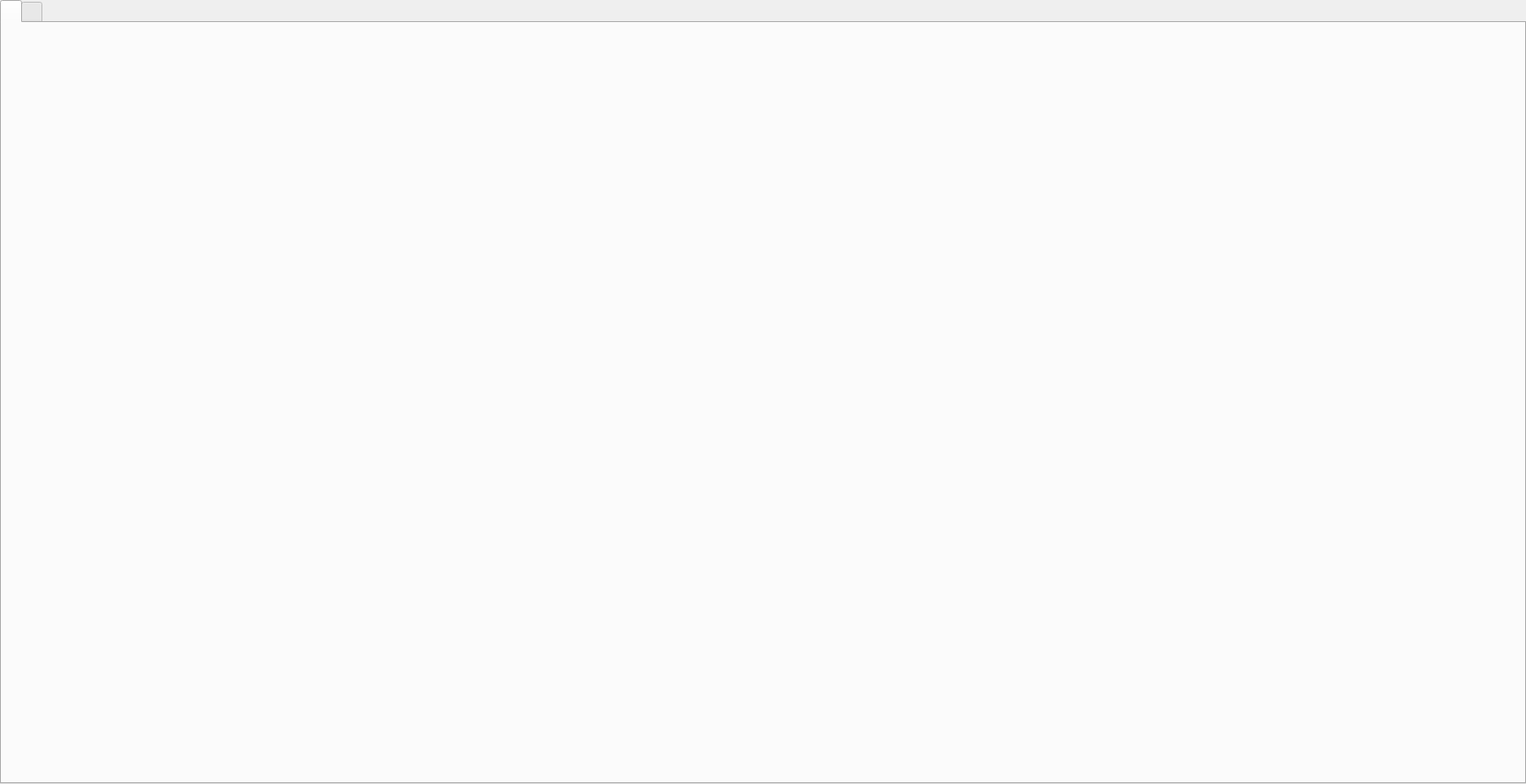
<?xml version="1.0" encoding="UTF-8"?>
<ui version="4.0">
 <class>RenhuaiTabWidget</class>
 <widget class="QTabWidget" name="RenhuaiTabWidget">
  <property name="geometry">
   <rect>
    <x>0</x>
    <y>0</y>
    <width>1730</width>
    <height>889</height>
   </rect>
  </property>
  <property name="windowTitle">
   <string>TabWidget</string>
  </property>
  <property name="styleSheet">
   <string notr="true"/>
  </property>
  <property name="tabShape">
   <enum>QTabWidget::Rounded</enum>
  </property>
  <property name="currentIndex">
   <number>0</number>
  </property>
  <property name="iconSize">
   <size>
    <width>148</width>
    <height>33</height>
   </size>
  </property>
  <property name="elideMode">
   <enum>Qt::ElideMiddle</enum>
  </property>
  <property name="usesScrollButtons">
   <bool>true</bool>
  </property>
  <property name="documentMode">
   <bool>false</bool>
  </property>
  <property name="tabBarAutoHide">
   <bool>false</bool>
  </property>
  <widget class="QWidget" name="deo_tab">
   <attribute name="icon">
    <iconset resource="src.qrc">
     <normaloff>:/image/new/deoTabUnselected.bmp</normaloff>
     <normalon>:/image/new/deoTabSelected.bmp</normalon>:/image/new/deoTabUnselected.bmp</iconset>
   </attribute>
   <attribute name="title">
    <string/>
   </attribute>
   <widget class="QWidget" name="horizontalLayoutWidget_2">
    <property name="geometry">
     <rect>
      <x>0</x>
      <y>0</y>
      <width>1721</width>
      <height>851</height>
     </rect>
    </property>
    <layout class="QHBoxLayout" name="deo_tab_horizontalLayout"/>
   </widget>
  </widget>
  <widget class="QWidget" name="fer_tab">
   <attribute name="icon">
    <iconset resource="src.qrc">
     <normaloff>:/image/new/ferControlTabUnselected.bmp</normaloff>
     <normalon>:/image/new/ferControlTabSelected.bmp</normalon>:/image/new/ferControlTabUnselected.bmp</iconset>
   </attribute>
   <attribute name="title">
    <string/>
   </attribute>
   <widget class="QWidget" name="horizontalLayoutWidget">
    <property name="geometry">
     <rect>
      <x>0</x>
      <y>0</y>
      <width>1721</width>
      <height>851</height>
     </rect>
    </property>
    <layout class="QHBoxLayout" name="fer_tab_horizontalLayout"/>
   </widget>
  </widget>
 </widget>
 <resources>
  <include location="src.qrc"/>
 </resources>
 <connections/>
</ui>
